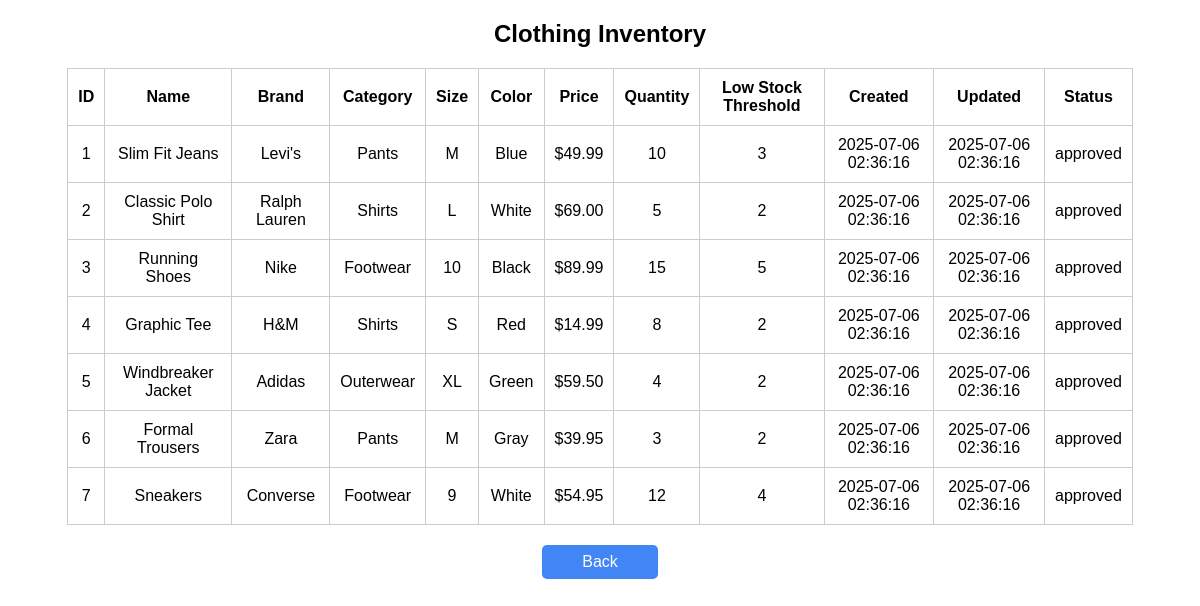
/view_inventory.php (signed in), run on an earlier commit of the app's database.
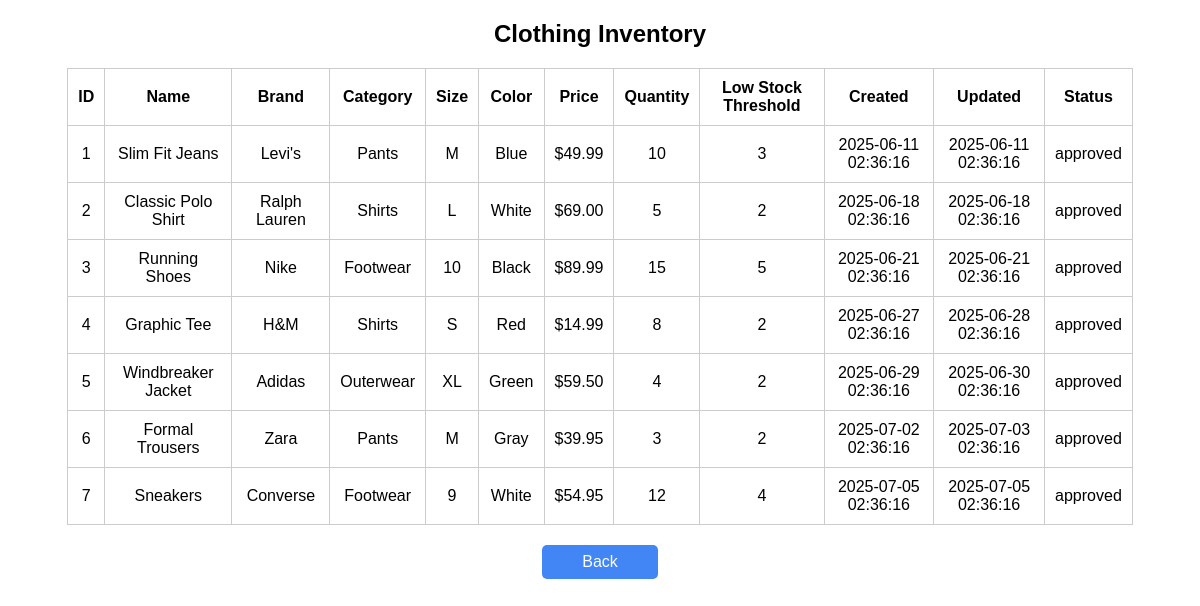
And on a later commit of the database.
### tables this page shows
CREATE TABLE IF NOT EXISTS product (
  idproduct INT NOT NULL AUTO_INCREMENT,
  name VARCHAR(45),
  brand VARCHAR(45),
  category VARCHAR(45),
  size VARCHAR(45),
  color VARCHAR(45),
  price VARCHAR(45),
  quantity INT,
  low_stock_threshold INT,
  created_at DATETIME,
  updated_at DATETIME,
  status ENUM('pending', 'approved', 'rejected') DEFAULT 'pending',
  added_by INT,
  PRIMARY KEY (idproduct),
  FOREIGN KEY (added_by) REFERENCES user(iduser) 
);

### view_inventory.php (the view, shortened to what this page needs)
<?php
require_once 'db_connect.php';
$is_admin = isset($_SESSION['role']) && $_SESSION['role'] === 'admin';
$back_link = $is_admin ? 'dashboard.php' : 'employee_dashboard.php';
if ($is_admin) {
    $sql = "SELECT * FROM product ORDER BY idproduct ASC";
} else {
    $sql = "SELECT * FROM product WHERE status = 'approved' ORDER BY idproduct ASC";
}
$result = $conn->query($sql);
?>
<!DOCTYPE html>
<html>
<head>
</head>
<body>
<h2>Clothing Inventory</h2>
<table>
    <tr>
        <th>ID</th>
        <th>Name</th>
        <th>Brand</th>
        <th>Category</th>
        <th>Size</th>
        <th>Color</th>
        <th>Price</th>
        <th>Quantity</th>
        <th>Low Stock Threshold</th>
        <th>Created</th>
        <th>Updated</th>
        <?php if ($is_admin): ?>
            <th>Status</th>
        <?php endif; ?>
    </tr>
    <?php if ($result && $result->num_rows > 0): ?>
        <?php while ($row = $result->fetch_assoc()): ?>
            <tr class="<?= ($row['quantity'] <= $row['low_stock_threshold']) ? 'low-stock' : '' ?>">
                <td><?= $row['idproduct'] ?></td>
                <td><?= $row['name'] ?></td>
                <td><?= $row['brand'] ?></td>
                <td><?= $row['category'] ?></td>
                <td><?= $row['size'] ?></td>
                <td><?= $row['color'] ?></td>
                <td><?= $row['price'] ?></td>
                <td><?= $row['quantity'] ?></td>
                <td><?= $row['low_stock_threshold'] ?></td>
                <td><?= $row['created_at'] ?></td>
                <td><?= $row['updated_at'] ?></td>
                <?php if ($is_admin): ?>
                    <td><?= $row['status'] ?></td>
                <?php endif; ?>
            </tr>
        <?php endwhile; ?>
    <?php else: ?>
        <tr><td colspan="<?= $is_admin ? '12' : '11' ?>">No products found.</td></tr>
    <?php endif; ?>
</table>
<a class="button" href="<?= $back_link ?>">Back</a>
</body>
</html>

### view_inventory.php (style rules this page uses)
body { font-family: Arial, sans-serif; }
h2 { text-align: center; }
table { margin: 20px auto; border-collapse: collapse; width: 90%; }
th, td { padding: 10px; border: 1px solid #ccc; text-align: center; }
a.button { display: block; width: 100px; margin: 20px auto; text-align: center; background-color: #4285f4; color: white; padding: 8px; text-decoration: none; border-radius: 5px; }

What changed in the data, as far as the page shows it:
changed product "Slim Fit Jeans": created_at "2025-07-06 02:36:16" → "2025-06-11 02:36:16"; updated_at "2025-07-06 02:36:16" → "2025-06-11 02:36:16"
changed product "Classic Polo Shirt": created_at "2025-07-06 02:36:16" → "2025-06-18 02:36:16"; updated_at "2025-07-06 02:36:16" → "2025-06-18 02:36:16"
changed product "Running Shoes": created_at "2025-07-06 02:36:16" → "2025-06-21 02:36:16"; updated_at "2025-07-06 02:36:16" → "2025-06-21 02:36:16"
changed product "Graphic Tee": created_at "2025-07-06 02:36:16" → "2025-06-27 02:36:16"; updated_at "2025-07-06 02:36:16" → "2025-06-28 02:36:16"
changed product "Windbreaker Jacket": created_at "2025-07-06 02:36:16" → "2025-06-29 02:36:16"; updated_at "2025-07-06 02:36:16" → "2025-06-30 02:36:16"
changed product "Formal Trousers": created_at "2025-07-06 02:36:16" → "2025-07-02 02:36:16"; updated_at "2025-07-06 02:36:16" → "2025-07-03 02:36:16"
changed product "Sneakers": created_at "2025-07-06 02:36:16" → "2025-07-05 02:36:16"; updated_at "2025-07-06 02:36:16" → "2025-07-05 02:36:16"
